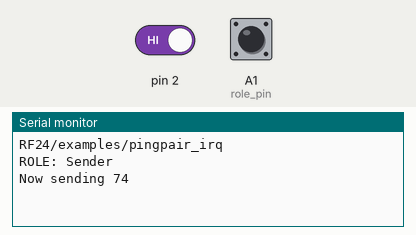
Simulated run of this sketch. Board: Arduino Uno, built with avr-gcc and run on an emulated ATmega328P. Parts: the last lines printed to the serial monitor. The test bench sets the inputs (shaded band); at power-on: pin 2 HIGH, A1 (role_pin) HIGH. No radio packets arrive unless stated.

Above: at 1.2 s.
1.3 s: pin 2 driven LOW
At 2.6 s:
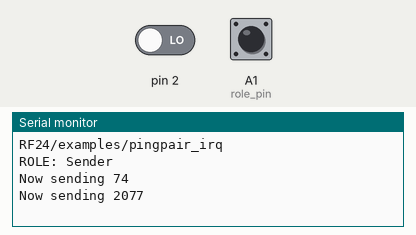
2.8 s: pin 2 driven HIGH
At 5.4 s:
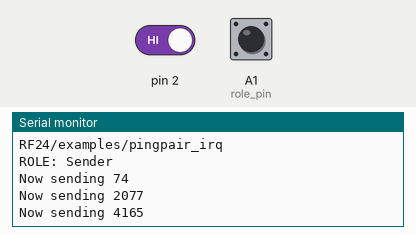
Timing chart, 0 to 6.9 s (numbered marks = the images above; inputs shaded):
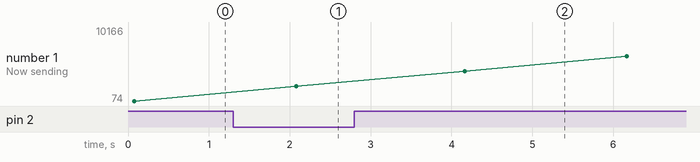

The sketch:

pingpair_irq.ino
```cpp
// (licence header left out)
/**
 * Example of using interrupts
 *
 * This is an example of how to user interrupts to interact with the radio, and a demonstration
 * of how to use them to sleep when receiving, and not miss any payloads.
 * The pingpair_sleepy example expands on sleep functionality with a timed sleep option for the transmitter.
 * Sleep functionality is built directly into my fork of the RF24Network library
 */

#include <SPI.h>
#include "nRF24L01.h"
#include "RF24.h"
#include "printf.h"

// Hardware configuration
RF24 radio(9,10);                          // Set up nRF24L01 radio on SPI bus plus pins 7 & 8

const short role_pin = A1;                 // sets the role of this unit in hardware.  Connect to GND to be the 'pong' receiver
                                          // Leave open to be the 'ping' transmitter

// Demonstrates another method of setting up the addresses
byte address[][6] = { "Pingu" , "Singu"};

// Role management

// Set up role.  This sketch uses the same software for all the nodes in this
// system.  Doing so greatly simplifies testing.  The hardware itself specifies
// which node it is.
// This is done through the role_pin
typedef enum { role_sender = 1, role_receiver } role_e;                 // The various roles supported by this sketch
const char* role_friendly_name[] = { "invalid", "Sender", "Receiver"};  // The debug-friendly names of those roles
role_e role;                                                            // The role of the current running sketch

static uint32_t message_count = 0;


/********************** Setup *********************/

void setup(){

  pinMode(role_pin, INPUT);                        // set up the role pin
  digitalWrite(role_pin,HIGH);                     // Change this to LOW/HIGH instead of using an external pin
  delay(20);                                       // Just to get a solid reading on the role pin

  if ( digitalRead(role_pin) )                    // read the address pin, establish our role
    role = role_sender;
  else
    role = role_receiver;


  Serial.begin(115200);
  printf_begin();
  Serial.print(F("\n\rRF24/examples/pingpair_irq\n\rROLE: "));
  Serial.println(role_friendly_name[role]);

  // Setup and configure rf radio
  radio.begin();
  //radio.setPALevel(RF24_PA_LOW);
  radio.enableAckPayload();                         // We will be using the Ack Payload feature, so please enable it
  radio.enableDynamicPayloads();                    // Ack payloads are dynamic payloads
                                                    // Open pipes to other node for communication
  if ( role == role_sender ) {                      // This simple sketch opens a pipe on a single address for these two nodes to
     radio.openWritingPipe(address[0]);             // communicate back and forth.  One listens on it, the other talks to it.
     radio.openReadingPipe(1,address[1]);
  }else{
    radio.openWritingPipe(address[1]);
    radio.openReadingPipe(1,address[0]);
    radio.startListening();
    radio.writeAckPayload( 1, &message_count, sizeof(message_count) );  // Add an ack packet for the next time around.  This is a simple
    ++message_count;
  }
  radio.printDetails();                             // Dump the configuration of the rf unit for debugging
  delay(50);
  attachInterrupt(0, check_radio, LOW);             // Attach interrupt handler to interrupt #0 (using pin 2) on BOTH the sender and receiver
}


/********************** Main Loop *********************/
void loop() {


  if (role == role_sender)  {                        // Sender role.  Repeatedly send the current time
    unsigned long time = millis();                   // Take the time, and send it.
      Serial.print(F("Now sending "));
      Serial.println(time);
    radio.startWrite( &time, sizeof(unsigned long) ,0);
    delay(2000);                                     // Try again soon
  }


  if(role == role_receiver){                        // Receiver does nothing except in IRQ
  }
}


/********************** Interrupt *********************/

void check_radio(void)                                // Receiver role: Does nothing!  All the work is in IRQ
{

  bool tx,fail,rx;
  radio.whatHappened(tx,fail,rx);                     // What happened?

  if ( tx ) {                                         // Have we successfully transmitted?
      if ( role == role_sender ){   Serial.println(F("Send:OK")); }
      if ( role == role_receiver ){ Serial.println(F("Ack Payload:Sent")); }
  }

  if ( fail ) {                                       // Have we failed to transmit?
      if ( role == role_sender ){   Serial.println(F("Send:Failed"));  }
      if ( role == role_receiver ){ Serial.println(F("Ack Payload:Failed"));  }
  }

  if ( rx || radio.available()){                      // Did we receive a message?

    if ( role == role_sender ) {                      // If we're the sender, we've received an ack payload
        radio.read(&message_count,sizeof(message_count));
        Serial.print(F("Ack: "));
        Serial.println(message_count);
    }


    if ( role == role_receiver ) {                    // If we're the receiver, we've received a time message
      static unsigned long got_time;                  // Get this payload and dump it
      radio.read( &got_time, sizeof(got_time) );
      Serial.print(F("Got payload "));
      Serial.println(got_time);
      radio.writeAckPayload( 1, &message_count, sizeof(message_count) );  // Add an ack packet for the next time around.  This is a simple
      ++message_count;                                // packet counter
    }
  }
}
```

Measured:
- after the input at 1.3 s, the serial monitor: prints a new line after 0.78 s (image 1)
- after the input at 2.8 s, the serial monitor: prints a new line after 1.4 s (image 2)
- plotted number 1: 74 → 2077 after the input at 1.3 s, 2077 → 10166 after the input at 2.8 s
